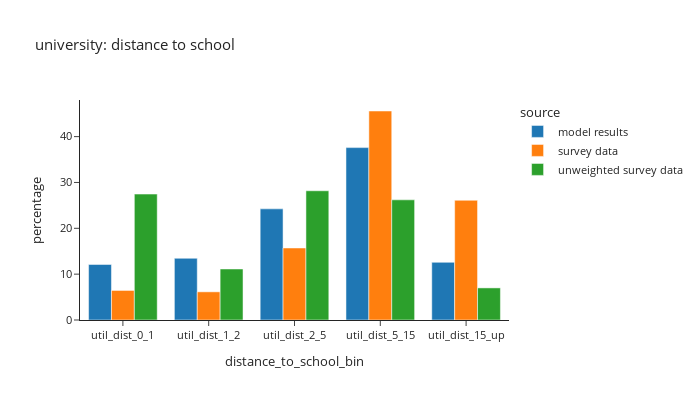
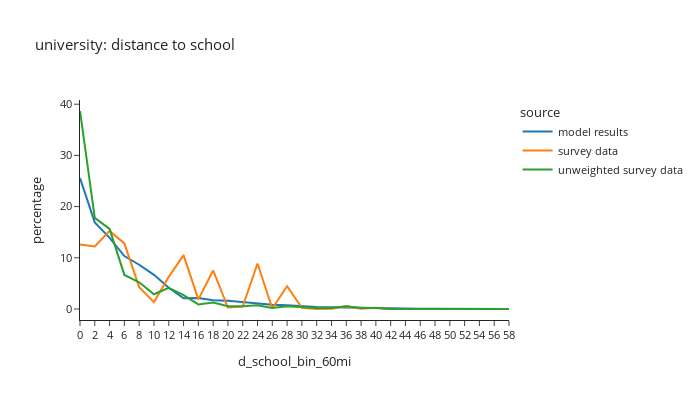

Notebook code for these charts, in order:
### Code cell
# distance to school: university
plot_distance(per_data,'is_university',"university: distance to school")

### Figure 1 — Plotly figure (JSON) as saved in the notebook; plotly's stock layout.template omitted (floating-point values rounded to 4 significant figures)
{"data": [{"alignmentgroup": "True", "hovertemplate": "source=model results<br>distance_to_school_bin=%{x}<br>percentage=%{y}<extra></extra>", "legendgroup": "model results", "marker": {"color": "#1F77B4", "pattern": {"shape": ""}}, "name": "model results", "offsetgroup": "model results", "orientation": "v", "showlegend": true, "textposition": "auto", "type": "bar", "x": ["util_dist_0_1", "util_dist_1_2", "util_dist_2_5", "util_dist_5_15", "util_dist_15_up"], "xaxis": "x", "y": [12.11, 13.46, 24.24, 37.6, 12.58], "yaxis": "y"}, {"alignmentgroup": "True", "hovertemplate": "source=survey data<br>distance_to_school_bin=%{x}<br>percentage=%{y}<extra></extra>", "legendgroup": "survey data", "marker": {"color": "#FF7F0E", "pattern": {"shape": ""}}, "name": "survey data", "offsetgroup": "survey data", "orientation": "v", "showlegend": true, "textposition": "auto", "type": "bar", "x": ["util_dist_0_1", "util_dist_1_2", "util_dist_2_5", "util_dist_5_15", "util_dist_15_up"], "xaxis": "x", "y": [6.446, 6.144, 15.71, 45.59, 26.11], "yaxis": "y"}, {"alignmentgroup": "True", "hovertemplate": "source=unweighted survey data<br>distance_to_school_bin=%{x}<br>percentage=%{y}<extra></extra>", "legendgroup": "unweighted survey data", "marker": {"color": "#2CA02C", "pattern": {"shape": ""}}, "name": "unweighted survey data", "offsetgroup": "unweighted survey data", "orientation": "v", "showlegend": true, "textposition": "auto", "type": "bar", "x": ["util_dist_0_1", "util_dist_1_2", "util_dist_2_5", "util_dist_5_15", "util_dist_15_up"], "xaxis": "x", "y": [27.47, 11.13, 28.19, 26.21, 7.002], "yaxis": "y"}], "layout": {"barmode": "group", "font": {"size": 11}, "height": 400, "legend": {"title": {"text": "source"}, "tracegroupgap": 0}, "title": {"text": "university: distance to school"}, "width": 700, "xaxis": {"anchor": "y", "domain": [0.0, 1.0], "title": {"text": "distance_to_school_bin"}}, "yaxis": {"anchor": "x", "domain": [0.0, 1.0], "title": {"text": "percentage"}}}}

### Figure 2 — Plotly figure (JSON) as saved in the notebook; plotly's stock layout.template omitted (floating-point values rounded to 4 significant figures)
{"data": [{"hovertemplate": "source=model results<br>d_school_bin_60mi=%{x}<br>percentage=%{y}<extra></extra>", "legendgroup": "model results", "line": {"color": "#1F77B4", "dash": "solid"}, "marker": {"symbol": "circle"}, "mode": "lines", "name": "model results", "orientation": "v", "showlegend": true, "type": "scatter", "x": ["0", "2", "4", "6", "8", "10", "12", "14", "16", "18", "20", "22", "24", "26", "28", "30", "32", "34", "36", "38", "40", "42", "44", "46", "48", "50", "52", "54", "56", "58"], "xaxis": "x", "y": [25.59, 16.91, 13.88, 10.35, 8.646, 6.665, 4.153, 2.097, 2.154, 1.702, 1.627, 1.327, 1.021, 0.8448, 0.7276, 0.5106, 0.3847, 0.3236, 0.2594, 0.1976, 0.1328, 0.1415, 0.1141, 0.0636, 0.06609, 0.02993, 0.03367, 0.01808, 0.01559, 0.01247], "yaxis": "y"}, {"hovertemplate": "source=survey data<br>d_school_bin_60mi=%{x}<br>percentage=%{y}<extra></extra>", "legendgroup": "survey data", "line": {"color": "#FF7F0E", "dash": "solid"}, "marker": {"symbol": "circle"}, "mode": "lines", "name": "survey data", "orientation": "v", "showlegend": true, "type": "scatter", "x": ["0", "2", "4", "6", "8", "10", "12", "14", "16", "18", "20", "22", "24", "26", "28", "30", "32", "34", "36", "38", "40", "42", "44", "46", "48", "50", "52", "54", "56", "58"], "xaxis": "x", "y": [12.59, 12.23, 15.25, 12.81, 4.278, 1.342, 6.278, 10.53, 1.879, 7.525, 0.2934, 0.4568, 8.889, 0.09903, 4.439, 0.2299, 0.01883, 0.04341, 0.546, 0.04066, 0.232, 0.0, 0.0, 0.0, 0.0, 0.0, 0.0, 0.0, 0.0, 0.0], "yaxis": "y"}, {"hovertemplate": "source=unweighted survey data<br>d_school_bin_60mi=%{x}<br>percentage=%{y}<extra></extra>", "legendgroup": "unweighted survey data", "line": {"color": "#2CA02C", "dash": "solid"}, "marker": {"symbol": "circle"}, "mode": "lines", "name": "unweighted survey data", "orientation": "v", "showlegend": true, "type": "scatter", "x": ["0", "2", "4", "6", "8", "10", "12", "14", "16", "18", "20", "22", "24", "26", "28", "30", "32", "34", "36", "38", "40", "42", "44", "46", "48", "50", "52", "54", "56", "58"], "xaxis": "x", "y": [38.67, 17.81, 15.65, 6.655, 5.216, 2.878, 4.137, 2.698, 0.8993, 1.259, 0.5396, 0.5396, 0.7194, 0.1799, 0.5396, 0.3597, 0.1799, 0.1799, 0.5396, 0.1799, 0.1799, 0.0, 0.0, 0.0, 0.0, 0.0, 0.0, 0.0, 0.0, 0.0], "yaxis": "y"}], "layout": {"font": {"size": 11}, "height": 400, "legend": {"title": {"text": "source"}, "tracegroupgap": 0}, "title": {"text": "university: distance to school"}, "width": 700, "xaxis": {"anchor": "y", "domain": [0.0, 1.0], "title": {"text": "d_school_bin_60mi"}}, "yaxis": {"anchor": "x", "domain": [0.0, 1.0], "title": {"text": "percentage"}}}}
